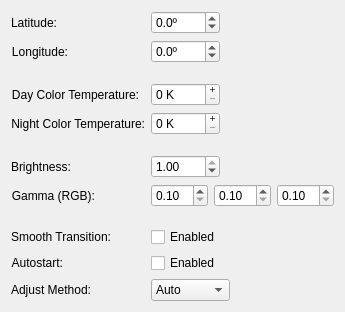
<?xml version="1.0" encoding="UTF-8"?>
<ui version="4.0">
 <class>RedshiftConfig</class>
 <widget class="QWidget" name="RedshiftConfig">
  <property name="geometry">
   <rect>
    <x>0</x>
    <y>0</y>
    <width>344</width>
    <height>282</height>
   </rect>
  </property>
  <property name="windowTitle">
   <string/>
  </property>
  <layout class="QFormLayout" name="formLayout">
   <property name="fieldGrowthPolicy">
    <enum>QFormLayout::ExpandingFieldsGrow</enum>
   </property>
   <item row="0" column="0">
    <widget class="QLabel" name="lbLatitude">
     <property name="locale">
      <locale language="English" country="UnitedStates"/>
     </property>
     <property name="text">
      <string>Latitude:</string>
     </property>
     <property name="alignment">
      <set>Qt::AlignRight|Qt::AlignTrailing|Qt::AlignVCenter</set>
     </property>
    </widget>
   </item>
   <item row="0" column="1">
    <widget class="QDoubleSpinBox" name="kcfg_latitude">
     <property name="minimumSize">
      <size>
       <width>69</width>
       <height>0</height>
      </size>
     </property>
     <property name="maximumSize">
      <size>
       <width>1000</width>
       <height>16777215</height>
      </size>
     </property>
     <property name="toolTip">
      <string/>
     </property>
     <property name="buttonSymbols">
      <enum>QAbstractSpinBox::UpDownArrows</enum>
     </property>
     <property name="prefix">
      <string/>
     </property>
     <property name="suffix">
      <string comment="Degrees">º</string>
     </property>
     <property name="decimals">
      <number>1</number>
     </property>
     <property name="minimum">
      <double>-90.000000000000000</double>
     </property>
     <property name="maximum">
      <double>90.000000000000000</double>
     </property>
     <property name="singleStep">
      <double>0.100000000000000</double>
     </property>
    </widget>
   </item>
   <item row="1" column="0">
    <widget class="QLabel" name="lbLongitude">
     <property name="locale">
      <locale language="English" country="UnitedStates"/>
     </property>
     <property name="text">
      <string>Longitude:</string>
     </property>
     <property name="alignment">
      <set>Qt::AlignRight|Qt::AlignTrailing|Qt::AlignVCenter</set>
     </property>
    </widget>
   </item>
   <item row="1" column="1">
    <widget class="QDoubleSpinBox" name="kcfg_longitude">
     <property name="minimumSize">
      <size>
       <width>69</width>
       <height>0</height>
      </size>
     </property>
     <property name="maximumSize">
      <size>
       <width>1000</width>
       <height>16777215</height>
      </size>
     </property>
     <property name="toolTip">
      <string/>
     </property>
     <property name="suffix">
      <string comment="Degrees">º</string>
     </property>
     <property name="decimals">
      <number>1</number>
     </property>
     <property name="minimum">
      <double>-180.000000000000000</double>
     </property>
     <property name="maximum">
      <double>180.000000000000000</double>
     </property>
     <property name="singleStep">
      <double>0.100000000000000</double>
     </property>
    </widget>
   </item>
   <item row="2" column="1">
    <spacer name="verticalSpacer">
     <property name="orientation">
      <enum>Qt::Vertical</enum>
     </property>
     <property name="sizeType">
      <enum>QSizePolicy::Fixed</enum>
     </property>
     <property name="sizeHint" stdset="0">
      <size>
       <width>20</width>
       <height>8</height>
      </size>
     </property>
    </spacer>
   </item>
   <item row="3" column="0">
    <widget class="QLabel" name="lbDayTemp">
     <property name="locale">
      <locale language="English" country="UnitedStates"/>
     </property>
     <property name="text">
      <string comment="The desired color temperature during the day">Day Color Temperature:</string>
     </property>
     <property name="alignment">
      <set>Qt::AlignRight|Qt::AlignTrailing|Qt::AlignVCenter</set>
     </property>
    </widget>
   </item>
   <item row="3" column="1">
    <widget class="QSpinBox" name="kcfg_dayTemp">
     <property name="minimumSize">
      <size>
       <width>69</width>
       <height>0</height>
      </size>
     </property>
     <property name="toolTip">
      <string/>
     </property>
     <property name="buttonSymbols">
      <enum>QAbstractSpinBox::PlusMinus</enum>
     </property>
     <property name="suffix">
      <string comment="Kelvin (There's a space before the K)"> K</string>
     </property>
     <property name="maximum">
      <number>9999</number>
     </property>
    </widget>
   </item>
   <item row="4" column="0">
    <widget class="QLabel" name="lbNightTemp">
     <property name="locale">
      <locale language="English" country="UnitedStates"/>
     </property>
     <property name="text">
      <string comment="The desired color temperature during the night">Night Color Temperature:</string>
     </property>
     <property name="alignment">
      <set>Qt::AlignRight|Qt::AlignTrailing|Qt::AlignVCenter</set>
     </property>
    </widget>
   </item>
   <item row="4" column="1">
    <widget class="QSpinBox" name="kcfg_nightTemp">
     <property name="minimumSize">
      <size>
       <width>69</width>
       <height>0</height>
      </size>
     </property>
     <property name="toolTip">
      <string/>
     </property>
     <property name="buttonSymbols">
      <enum>QAbstractSpinBox::PlusMinus</enum>
     </property>
     <property name="suffix">
      <string comment="Kelvin (There's a space before the K)"> K</string>
     </property>
     <property name="maximum">
      <number>9999</number>
     </property>
    </widget>
   </item>
   <item row="5" column="1">
    <spacer name="verticalSpacer_3">
     <property name="orientation">
      <enum>Qt::Vertical</enum>
     </property>
     <property name="sizeType">
      <enum>QSizePolicy::Fixed</enum>
     </property>
     <property name="sizeHint" stdset="0">
      <size>
       <width>20</width>
       <height>8</height>
      </size>
     </property>
    </spacer>
   </item>
   <item row="7" column="0">
    <widget class="QLabel" name="lbGamma">
     <property name="toolTip">
      <string>Additional gamma correction (default is 1:1:1).</string>
     </property>
     <property name="text">
      <string comment="The screen gamma channels, red, green, blue">Gamma (RGB):</string>
     </property>
     <property name="alignment">
      <set>Qt::AlignRight|Qt::AlignTrailing|Qt::AlignVCenter</set>
     </property>
    </widget>
   </item>
   <item row="7" column="1">
    <layout class="QHBoxLayout" name="horizontalLayout">
     <item>
      <widget class="QDoubleSpinBox" name="kcfg_gammaR">
       <property name="toolTip">
        <string/>
       </property>
       <property name="minimum">
        <double>0.100000000000000</double>
       </property>
       <property name="maximum">
        <double>10.000000000000000</double>
       </property>
       <property name="singleStep">
        <double>0.100000000000000</double>
       </property>
      </widget>
     </item>
     <item>
      <widget class="QDoubleSpinBox" name="kcfg_gammaG">
       <property name="toolTip">
        <string/>
       </property>
       <property name="minimum">
        <double>0.100000000000000</double>
       </property>
       <property name="maximum">
        <double>10.090000000000000</double>
       </property>
       <property name="singleStep">
        <double>0.100000000000000</double>
       </property>
      </widget>
     </item>
     <item>
      <widget class="QDoubleSpinBox" name="kcfg_gammaB">
       <property name="toolTip">
        <string/>
       </property>
       <property name="minimum">
        <double>0.100000000000000</double>
       </property>
       <property name="maximum">
        <double>10.000000000000000</double>
       </property>
       <property name="singleStep">
        <double>0.100000000000000</double>
       </property>
      </widget>
     </item>
    </layout>
   </item>
   <item row="8" column="1">
    <spacer name="verticalSpacer_4">
     <property name="orientation">
      <enum>Qt::Vertical</enum>
     </property>
     <property name="sizeType">
      <enum>QSizePolicy::Fixed</enum>
     </property>
     <property name="sizeHint" stdset="0">
      <size>
       <width>20</width>
       <height>8</height>
      </size>
     </property>
    </spacer>
   </item>
   <item row="9" column="0">
    <widget class="QLabel" name="lbSmooth">
     <property name="toolTip">
      <string/>
     </property>
     <property name="text">
      <string comment="Enable smooth transition when the program start and stop">Smooth Transition:</string>
     </property>
     <property name="alignment">
      <set>Qt::AlignRight|Qt::AlignTrailing|Qt::AlignVCenter</set>
     </property>
    </widget>
   </item>
   <item row="10" column="0">
    <widget class="QLabel" name="lbAutostart">
     <property name="toolTip">
      <string/>
     </property>
     <property name="text">
      <string comment="Launch the program on startup">Autostart:</string>
     </property>
     <property name="alignment">
      <set>Qt::AlignRight|Qt::AlignTrailing|Qt::AlignVCenter</set>
     </property>
    </widget>
   </item>
   <item row="10" column="1">
    <widget class="QCheckBox" name="kcfg_autolaunch">
     <property name="toolTip">
      <string/>
     </property>
     <property name="text">
      <string>Enabled</string>
     </property>
    </widget>
   </item>
   <item row="11" column="0">
    <widget class="QLabel" name="lbMethod">
     <property name="toolTip">
      <string/>
     </property>
     <property name="text">
      <string comment="The method used to set the color temperature">Adjust Method:</string>
     </property>
     <property name="alignment">
      <set>Qt::AlignRight|Qt::AlignTrailing|Qt::AlignVCenter</set>
     </property>
    </widget>
   </item>
   <item row="9" column="1">
    <widget class="QCheckBox" name="kcfg_smooth">
     <property name="toolTip">
      <string/>
     </property>
     <property name="text">
      <string>Enabled</string>
     </property>
    </widget>
   </item>
   <item row="11" column="1">
    <widget class="KComboBox" name="kcfg_method">
     <property name="toolTip">
      <string/>
     </property>
     <property name="minimumContentsLength">
      <number>0</number>
     </property>
     <item>
      <property name="text">
       <string comment="Automatic adjust method">Auto</string>
      </property>
     </item>
     <item>
      <property name="text">
       <string notr="true">Randr</string>
      </property>
     </item>
     <item>
      <property name="text">
       <string notr="true">Vidmode</string>
      </property>
     </item>
    </widget>
   </item>
   <item row="6" column="0">
    <widget class="QLabel" name="lbBrightness">
     <property name="text">
      <string>Brightness:</string>
     </property>
    </widget>
   </item>
   <item row="6" column="1">
    <widget class="QDoubleSpinBox" name="kcfg_brightness">
     <property name="minimumSize">
      <size>
       <width>69</width>
       <height>0</height>
      </size>
     </property>
     <property name="minimum">
      <double>0.100000000000000</double>
     </property>
     <property name="maximum">
      <double>1.000000000000000</double>
     </property>
     <property name="singleStep">
      <double>0.050000000000000</double>
     </property>
     <property name="value">
      <double>1.000000000000000</double>
     </property>
    </widget>
   </item>
  </layout>
 </widget>
 <customwidgets>
  <customwidget>
   <class>KComboBox</class>
   <extends>QComboBox</extends>
   <header>kcombobox.h</header>
  </customwidget>
 </customwidgets>
 <resources/>
 <connections/>
</ui>
